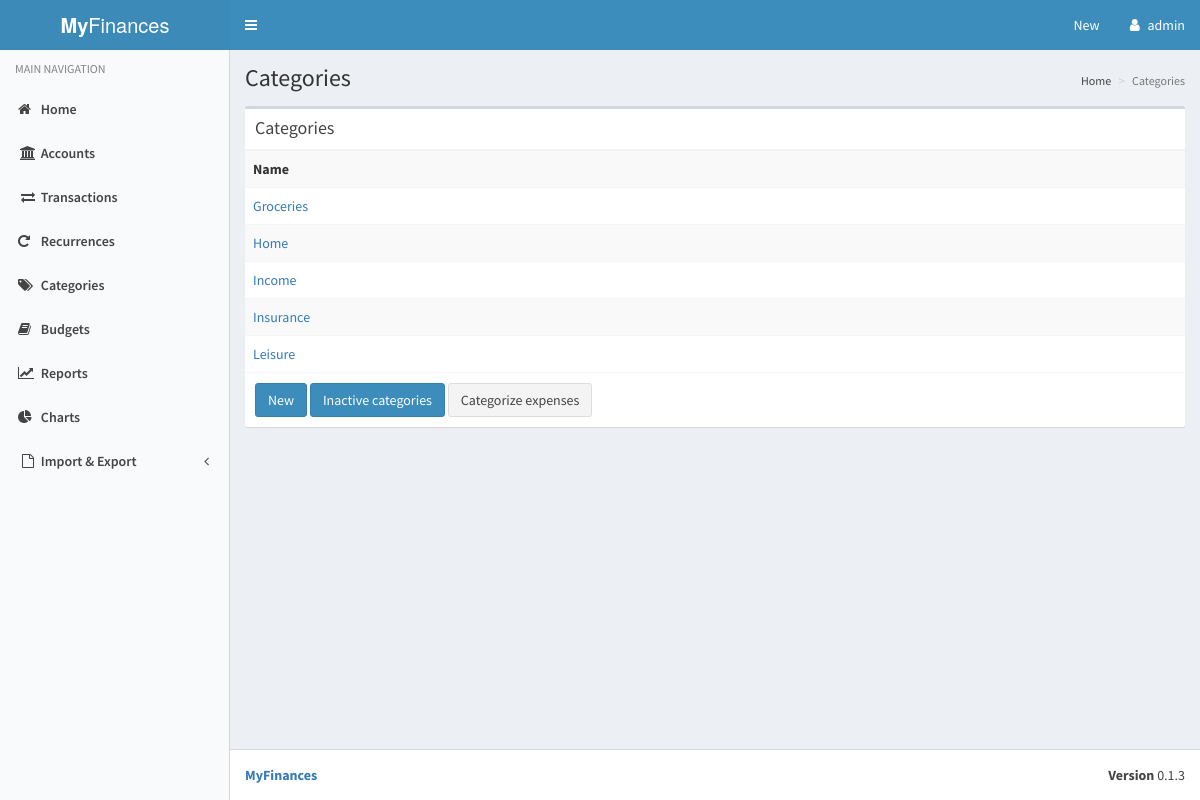
Page /categories/ (signed in) on the committed database.
### myfinances/models/category.py (models this page shows, shortened)
class Category(models.Model):
    name = models.CharField(max_length=64)
    active = models.BooleanField(default=True)
    last_modified = models.DateTimeField(auto_now=True)
    class Meta:
        verbose_name_plural = 'categories'
        ordering = ['name']

### myfinances/views/categories.py (the view)
# urls.py: path('categories/', category_views.CategoryIndex.as_view(), name='categories'),
class CategoryIndex(LoginRequiredMixin, generic.ListView):
    template_name = 'myfinances/category_index.html'
    model = Category
    def get_queryset(self):
        return super().get_queryset().filter(active=True)

### myfinances/templates/myfinances/category_index.html
{% extends 'myfinances/base.html' %}
{% load i18n %}
{% load static %}
{% block content_header %}
<h1>{% trans 'Categories' %}
</h1>
<ol class="breadcrumb">
  <li><a href="/">{% trans 'Home' %}</a></li>
  <li class="active">{% trans 'Categories' %}</li>
</ol>
{% endblock %}
{% block content %}
<div class="box">
  <div class="box-header with-border">
    <h3 class="box-title">{% trans 'Categories' %}</h3>
  </div>
  <div class="box-body no-padding">
    <table class="table table-striped">
      <tr>
        <th>{% trans 'Name' %}</th>
      </tr>
      {% for category in object_list %}
      <tr>
        <td><a href="{% url 'category_detail' category.id %}">{{ category.name }}</a></td>
      </tr>
      {% endfor %}
    </table>
  </div>
  <div class="box-footer">
    <a class="btn btn-primary" href="{% url 'category_create' %}">{% trans 'New' %}</a>
    <a class="btn btn-primary" href="{% url 'inactive_categories' %}">{% trans 'Inactive categories' %}</a>
    <a class="btn btn-default" href="{% url 'category_assign' %}">{% trans 'Categorize expenses' %}</a>
  </div>
</div>
{% endblock %}

### myfinances/templates/myfinances/base.html (shortened to what this page needs)
{% load static %}
{% load i18n %}
{% load account %}
<!DOCTYPE html>
<html>
  <head>
    <link rel="stylesheet" href="{% static 'myfinances/css/style.css' %}">
    <link rel="stylesheet" href="{% static 'vendor/css/bootstrap.min.css' %}">
    <link rel="stylesheet" href="{% static 'vendor/css/font-awesome.min.css' %}">
    <link rel="stylesheet" href="{% static 'vendor/css/AdminLTE.min.css' %}">
    <link rel="stylesheet" href="{% static 'vendor/css/skin-blue-light.min.css' %}">
  </head>
  <body class="hold-transition skin-blue-light sidebar-mini">
    <div class="wrapper">
      <header class="main-header">
        <a href="/" class="logo">
          <span class="logo-lg"><b>My</b>Finances</span>
        </a>
        <nav class="navbar navbar-static-top">
          <a href="#" class="sidebar-toggle" data-toggle="push-menu" role="button">
          </a>
          <div class="navbar-custom-menu">
            <ul class="nav navbar-nav">
              <li class="dropdown">
              <a href="#" class="dropdown-toggle" data-toggle="dropdown">{% trans 'New' %}</a>
              </li>
              <li class="dropdown user user-menu">
                <a href="#" class="dropdown-toggle" data-toggle="dropdown">
                  <i class="fa fa-user" aria-hidden="true"></i>
                  <span class="hidden-xs">{% user_display user %}</span>
                </a>
              </li>
            </ul>
          </div>
        </nav>
      </header>
      <aside class="main-sidebar">
        <section class="sidebar">
          <ul class="sidebar-menu" data-widget="tree">
            <li class="header">{% trans 'MAIN NAVIGATION' %}</li>
            <li {% if menu == "home" %}class="active"{% endif %}>
              <a href="/">
                <i class="fa fa-home"></i> <span>{% trans 'Home' %}</span>
              </a>
            </li>
            <li{% if menu == "accounts" %} class="active"{% endif %}>
                <a href="{% url 'accounts' %}">
                  <i class="fa fa-bank fa-fw"></i>
                  <span>{% trans 'Accounts' %}</span>
                </a>
            </li>
            <li class="{% if menu == "transactions" %}active{% endif %}">
              <a href="{% url 'transactions' %}">
                <i class="fa fa-exchange fa-fw"></i>
                <span>{% trans 'Transactions' %}</span>
              </a>
            </li>
            <li{% if menu == "recurrences" %} class="active"{% endif %}>
              <a href="{% url 'recurrences' %}"><i class="fa fa-repeat"></i>
                <span>{% trans 'Recurrences' %}</span>
              </a>
            </li>
            <li{% if menu == "categories" %} class="active"{% endif%}>
              <a href="{% url 'category_by_month' %}">
                <i class="fa fa-tags" aria-hidden="true"></i>
                <span>{% trans 'Categories' %}</span>
              </a>
            </li>
            <li{% if menu == "budgets" %} class="active"{% endif%}>
              <a href="{% url 'budgets' %}">
                <i class="fa fa-book" aria-hidden="true"></i>
                <span>{% trans 'Budgets' %}</span>
              </a>
            </li>
            <li{% if menu == "reports" %} class="active"{% endif %}>
              <a href="{% url 'reports' %}">
                <i class="fa fa-line-chart" aria-hidden="true"></i>
                <span>{% trans 'Reports' %}</span>
              </a>
            </li>
            <li{% if menu == "charts" %} class="active"{% endif %}>
              <a href="{% url 'charts' %}">
                <i class="fa fa-pie-chart" aria-hidden="true"></i>
                <span>{% trans 'Charts' %}</span>
              </a>
            <li class="treeview{% if menu == "settings" %} active{% endif %}">
              <a href="#">
                <i class="fa fa-file-o fa-fw"></i>
                <span>{% trans 'Import &amp; Export' %}</span>
                <span class="pull-right-container">
                  <i class="fa fa-angle-left pull-right"></i>
                </span>
              </a>
            </li>
          </ul>
        </section>
      </aside>
      <div class="content-wrapper">
        <section class="content-header">
          {% block content_header %}
          {% endblock %}
        </section>
        <section class="content">
          {% block content %}
          {% endblock %}
        </section>
      </div>
      <footer class="main-footer">
        <div class="pull-right hidden-xs">
        </div>
        <strong><a href="https://myfinances.com">MyFinances</a></strong>
      </footer>
    </div>
  </body>
</html>

### rows in the picture
Category: name "Groceries"
Category: name "Home"
Category: name "Income"
Category: name "Insurance"
Category: name "Leisure"
